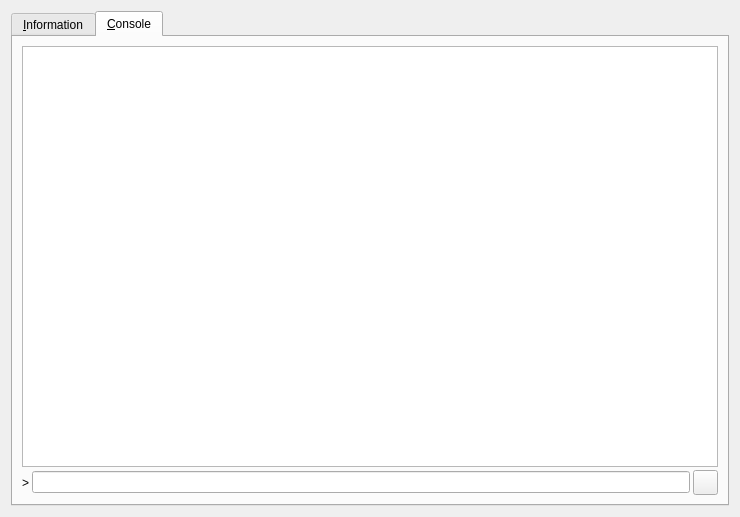
<?xml version="1.0" encoding="UTF-8"?>
<ui version="4.0">
 <class>RPCConsole</class>
 <widget class="QDialog" name="RPCConsole">
  <property name="geometry">
   <rect>
    <x>0</x>
    <y>0</y>
    <width>740</width>
    <height>517</height>
   </rect>
  </property>
  <property name="windowTitle">
   <string>SolarCoin - Debug window</string>
  </property>
  <layout class="QVBoxLayout" name="verticalLayout_2">
   <item>
    <widget class="QTabWidget" name="tabWidget">
     <property name="currentIndex">
      <number>1</number>
     </property>
     <widget class="QWidget" name="tab_info">
      <attribute name="title">
       <string>&amp;Information</string>
      </attribute>
      <layout class="QGridLayout" name="gridLayout" columnstretch="0,1">
       <property name="horizontalSpacing">
        <number>12</number>
       </property>
       <item row="0" column="0">
        <widget class="QLabel" name="label_9">
         <property name="text">
          <string>SolarCoin Core</string>
         </property>
        </widget>
       </item>
       <item row="1" column="0">
        <widget class="QLabel" name="label_5">
         <property name="text">
          <string>Client name</string>
         </property>
        </widget>
       </item>
       <item row="1" column="1">
        <widget class="QLabel" name="clientName">
         <property name="cursor">
          <cursorShape>IBeamCursor</cursorShape>
         </property>
         <property name="text">
          <string>N/A</string>
         </property>
         <property name="textFormat">
          <enum>Qt::PlainText</enum>
         </property>
         <property name="textInteractionFlags">
          <set>Qt::LinksAccessibleByMouse|Qt::TextSelectableByKeyboard|Qt::TextSelectableByMouse</set>
         </property>
        </widget>
       </item>
       <item row="2" column="0">
        <widget class="QLabel" name="label_6">
         <property name="text">
          <string>Client version</string>
         </property>
        </widget>
       </item>
       <item row="2" column="1">
        <widget class="QLabel" name="clientVersion">
         <property name="cursor">
          <cursorShape>IBeamCursor</cursorShape>
         </property>
         <property name="text">
          <string>N/A</string>
         </property>
         <property name="textFormat">
          <enum>Qt::PlainText</enum>
         </property>
         <property name="textInteractionFlags">
          <set>Qt::LinksAccessibleByMouse|Qt::TextSelectableByKeyboard|Qt::TextSelectableByMouse</set>
         </property>
        </widget>
       </item>
       <item row="3" column="0">
        <widget class="QLabel" name="label_14">
         <property name="text">
          <string>Using OpenSSL version</string>
         </property>
         <property name="indent">
          <number>10</number>
         </property>
        </widget>
       </item>
       <item row="3" column="1">
        <widget class="QLabel" name="openSSLVersion">
         <property name="cursor">
          <cursorShape>IBeamCursor</cursorShape>
         </property>
         <property name="text">
          <string>N/A</string>
         </property>
         <property name="textFormat">
          <enum>Qt::PlainText</enum>
         </property>
         <property name="textInteractionFlags">
          <set>Qt::LinksAccessibleByMouse|Qt::TextSelectableByKeyboard|Qt::TextSelectableByMouse</set>
         </property>
        </widget>
       </item>
       <item row="4" column="0">
        <widget class="QLabel" name="label_12">
         <property name="text">
          <string>Build date</string>
         </property>
        </widget>
       </item>
       <item row="4" column="1">
        <widget class="QLabel" name="buildDate">
         <property name="cursor">
          <cursorShape>IBeamCursor</cursorShape>
         </property>
         <property name="text">
          <string>N/A</string>
         </property>
         <property name="textFormat">
          <enum>Qt::PlainText</enum>
         </property>
         <property name="textInteractionFlags">
          <set>Qt::LinksAccessibleByMouse|Qt::TextSelectableByKeyboard|Qt::TextSelectableByMouse</set>
         </property>
        </widget>
       </item>
       <item row="5" column="0">
        <widget class="QLabel" name="label_13">
         <property name="text">
          <string>Startup time</string>
         </property>
        </widget>
       </item>
       <item row="5" column="1">
        <widget class="QLabel" name="startupTime">
         <property name="cursor">
          <cursorShape>IBeamCursor</cursorShape>
         </property>
         <property name="text">
          <string>N/A</string>
         </property>
         <property name="textFormat">
          <enum>Qt::PlainText</enum>
         </property>
         <property name="textInteractionFlags">
          <set>Qt::LinksAccessibleByMouse|Qt::TextSelectableByKeyboard|Qt::TextSelectableByMouse</set>
         </property>
        </widget>
       </item>
       <item row="6" column="0">
        <widget class="QLabel" name="label_11">
         <property name="text">
          <string>Network</string>
         </property>
        </widget>
       </item>
       <item row="7" column="0">
        <widget class="QLabel" name="label_7">
         <property name="text">
          <string>Number of connections</string>
         </property>
        </widget>
       </item>
       <item row="7" column="1">
        <widget class="QLabel" name="numberOfConnections">
         <property name="cursor">
          <cursorShape>IBeamCursor</cursorShape>
         </property>
         <property name="text">
          <string>N/A</string>
         </property>
         <property name="textFormat">
          <enum>Qt::PlainText</enum>
         </property>
         <property name="textInteractionFlags">
          <set>Qt::LinksAccessibleByMouse|Qt::TextSelectableByKeyboard|Qt::TextSelectableByMouse</set>
         </property>
        </widget>
       </item>
       <item row="8" column="0">
        <widget class="QLabel" name="label_8">
         <property name="text">
          <string>On testnet</string>
         </property>
        </widget>
       </item>
       <item row="8" column="1">
        <widget class="QCheckBox" name="isTestNet">
         <property name="enabled">
          <bool>false</bool>
         </property>
         <property name="text">
          <string/>
         </property>
        </widget>
       </item>
       <item row="9" column="0">
        <widget class="QLabel" name="label_10">
         <property name="text">
          <string>Block chain</string>
         </property>
        </widget>
       </item>
       <item row="10" column="0">
        <widget class="QLabel" name="label_3">
         <property name="text">
          <string>Current number of blocks</string>
         </property>
        </widget>
       </item>
       <item row="10" column="1">
        <widget class="QLabel" name="numberOfBlocks">
         <property name="cursor">
          <cursorShape>IBeamCursor</cursorShape>
         </property>
         <property name="text">
          <string>N/A</string>
         </property>
         <property name="textFormat">
          <enum>Qt::PlainText</enum>
         </property>
         <property name="textInteractionFlags">
          <set>Qt::LinksAccessibleByMouse|Qt::TextSelectableByKeyboard|Qt::TextSelectableByMouse</set>
         </property>
        </widget>
       </item>
       <item row="11" column="0">
        <widget class="QLabel" name="label_4">
         <property name="text">
          <string>Estimated total blocks</string>
         </property>
        </widget>
       </item>
       <item row="11" column="1">
        <widget class="QLabel" name="totalBlocks">
         <property name="cursor">
          <cursorShape>IBeamCursor</cursorShape>
         </property>
         <property name="text">
          <string>N/A</string>
         </property>
         <property name="textFormat">
          <enum>Qt::PlainText</enum>
         </property>
         <property name="textInteractionFlags">
          <set>Qt::LinksAccessibleByMouse|Qt::TextSelectableByKeyboard|Qt::TextSelectableByMouse</set>
         </property>
        </widget>
       </item>
       <item row="12" column="0">
        <widget class="QLabel" name="label_2">
         <property name="text">
          <string>Last block time</string>
         </property>
        </widget>
       </item>
       <item row="12" column="1">
        <widget class="QLabel" name="lastBlockTime">
         <property name="cursor">
          <cursorShape>IBeamCursor</cursorShape>
         </property>
         <property name="text">
          <string>N/A</string>
         </property>
         <property name="textFormat">
          <enum>Qt::PlainText</enum>
         </property>
         <property name="textInteractionFlags">
          <set>Qt::LinksAccessibleByMouse|Qt::TextSelectableByKeyboard|Qt::TextSelectableByMouse</set>
         </property>
        </widget>
       </item>
       <item row="13" column="0">
        <spacer name="verticalSpacer_2">
         <property name="orientation">
          <enum>Qt::Vertical</enum>
         </property>
         <property name="sizeHint" stdset="0">
          <size>
           <width>20</width>
           <height>20</height>
          </size>
         </property>
        </spacer>
       </item>
       <item row="14" column="0">
        <widget class="QLabel" name="labelDebugLogfile">
         <property name="text">
          <string>Debug log file</string>
         </property>
        </widget>
       </item>
       <item row="15" column="0">
        <widget class="QPushButton" name="openDebugLogfileButton">
         <property name="minimumSize">
          <size>
           <width>120</width>
           <height>25</height>
          </size>
         </property>
         <property name="toolTip">
          <string>Open the SolarCoin debug log file from the current data directory. This can take a few seconds for large log files.</string>
         </property>
         <property name="text">
          <string>&amp;Open</string>
         </property>
         <property name="autoDefault">
          <bool>false</bool>
         </property>
        </widget>
       </item>
       <item row="16" column="0">
        <widget class="QLabel" name="labelCLOptions">
         <property name="text">
          <string>Command-line options</string>
         </property>
        </widget>
       </item>
       <item row="17" column="0">
        <widget class="QPushButton" name="showCLOptionsButton">
         <property name="minimumSize">
          <size>
           <width>120</width>
           <height>25</height>
          </size>
         </property>
         <property name="toolTip">
          <string>Show the SolarCoin-Qt help message to get a list with possible SolarCoin command-line options.</string>
         </property>
         <property name="text">
          <string>&amp;Show</string>
         </property>
         <property name="autoDefault">
          <bool>false</bool>
         </property>
        </widget>
       </item>
       <item row="18" column="0">
        <spacer name="verticalSpacer">
         <property name="orientation">
          <enum>Qt::Vertical</enum>
         </property>
         <property name="sizeHint" stdset="0">
          <size>
           <width>20</width>
           <height>40</height>
          </size>
         </property>
        </spacer>
       </item>
      </layout>
     </widget>
     <widget class="QWidget" name="tab_console">
      <attribute name="title">
       <string>&amp;Console</string>
      </attribute>
      <layout class="QVBoxLayout" name="verticalLayout_3">
       <property name="spacing">
        <number>3</number>
       </property>
       <item>
        <widget class="QTextEdit" name="messagesWidget">
         <property name="minimumSize">
          <size>
           <width>0</width>
           <height>100</height>
          </size>
         </property>
         <property name="readOnly">
          <bool>true</bool>
         </property>
         <property name="tabKeyNavigation" stdset="0">
          <bool>false</bool>
         </property>
         <property name="columnCount" stdset="0">
          <number>2</number>
         </property>
        </widget>
       </item>
       <item>
        <layout class="QHBoxLayout" name="horizontalLayout">
         <property name="spacing">
          <number>3</number>
         </property>
         <item>
          <widget class="QLabel" name="label">
           <property name="text">
            <string notr="true">&gt;</string>
           </property>
          </widget>
         </item>
         <item>
          <widget class="QLineEdit" name="lineEdit">
          </widget>
         </item>
         <item>
          <widget class="QPushButton" name="clearButton">
           <property name="minimumSize">
            <size>
             <width>25</width>
             <height>25</height>
            </size>
           </property>
           <property name="maximumSize">
            <size>
             <width>24</width>
             <height>24</height>
            </size>
           </property>
           <property name="toolTip">
            <string>Clear console</string>
           </property>
           <property name="text">
            <string/>
           </property>
           <property name="icon">
            <iconset resource="../bitcoin.qrc">
             <normaloff>:/icons/remove</normaloff>:/icons/remove</iconset>
           </property>
           <property name="iconSize">
            <size>
             <width>12</width>
             <height>12</height>
            </size>
           </property>
           <property name="shortcut">
            <string notr="true">Ctrl+L</string>
           </property>
           <property name="autoDefault">
            <bool>false</bool>
           </property>
          </widget>
         </item>
        </layout>
       </item>
      </layout>
     </widget>
    </widget>
   </item>
  </layout>
 </widget>
 <resources>
  <include location="../bitcoin.qrc"/>
 </resources>
 <connections/>
</ui>
